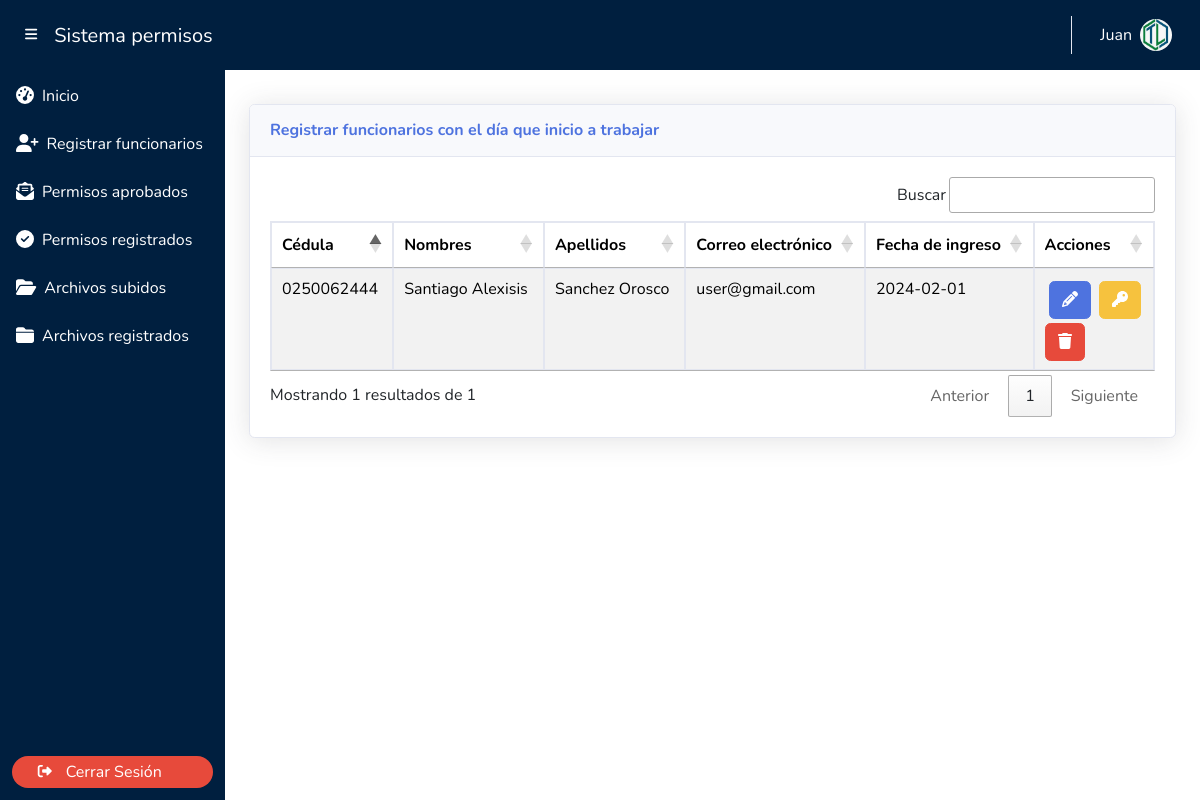
/talentoHumano/registrarFuncionario.php (signed in), run on the app's committed database.
### tables this page shows
CREATE TABLE `usuarios` (
  `id_usuarios` int(11) NOT NULL,
  `cedula` varchar(10) NOT NULL,
  `nombres` varchar(200) NOT NULL,
  `apellidos` varchar(200) NOT NULL,
  `email` varchar(250) NOT NULL,
  `usuario` varchar(250) NOT NULL,
  `contraseña` varchar(250) NOT NULL,
  `rol` varchar(400) NOT NULL,
  `fecha_ingreso` date DEFAULT NULL,
  `tiempo_trabajo` int(11) DEFAULT NULL
);

### funciones.php (called while the page is built, shortened)
<?php
function mostrarUsuarios($pdo,$id){
    try {
        $consuta_usuarios = "SELECT id_usuarios,cedula,nombres,apellidos,usuario,contraseña,email,rol,fecha_ingreso,tiempo_trabajo FROM usuarios WHERE id_usuarios <> :id_usuarios AND rol != 'admin'";
        $stmt = $pdo->prepare($consuta_usuarios);
        $stmt->execute([':id_usuarios'=>$id]);
        $resultados = $stmt->fetchAll(PDO::FETCH_ASSOC);
        return $resultados;
    }catch (PDOException $e) {
        return "Error de exención" .$e->getMessage();
    }finally {
        $pdo = null;
    }
}
?>

### talentoHumano/registrarFuncionario.php (the view, shortened to what this page needs)
<?php
$id_user = $_SESSION['id_usuarios'];
include_once("../plantilla/header.php")
?>
    <div class="container-fluid mt-5">
<?php
include_once "../funciones.php";
include_once "../conexion.php";
$resultados = mostrarUsuarios($pdo,$id_user);
?>
<div class="card shadow mb-4">
    <div class="card-header py-3">
        <h6 class="m-0 font-weight-bold text-primary">Registrar funcionarios con el día que inicio a trabajar</h6>
    </div>
    <div class="card-body">
        <div class="table-responsive">
            <table class="table table-bordered crud-table" id="tabla_admininstradores">
                <thead>
                    <tr>
                        <th>Cédula </th>
                        <th>Nombres</th>
                        <th>Apellidos</th>
                        <th>Correo electrónico </th>
                        <th>Fecha de ingreso</th>
                        <th class="exclude">Acciones</th>
                    </tr>
                </thead>
                <tbody>
                    <?php
                    if (empty($resultados)) {
                        echo "<script>alert('no ha datos registrados')</script>";
                    }else {
                        foreach ($resultados as $key => $valor){
                            $id_usuarios = $valor ["id_usuarios"];
                            $cedula_usuarios = $valor['cedula'];
                            $nombres_usuarios = $valor['nombres'];
                            $apellidos_usuarios = $valor['apellidos'];
                            $usuario = $valor['usuario'];
                            $clave = $valor['contraseña'];
                            $email_usuarios = $valor['email'];
                            $rol_usuarios = $valor['rol'];
                            $fecha_ingreso = $valor['fecha_ingreso'];
                            $tiempo_trabajo = $valor['tiempo_trabajo'];
                            if ($rol_usuarios == 'Funcionario') {
                    ?>
                    <tr>
                        <td>
                            <?= $cedula_usuarios ?>
                        </td>
                        <td>
                            <?= $nombres_usuarios ?>
                        </td>
                        <td>
                            <?= $apellidos_usuarios ?>
                        </td>
                        <td>
                            <?= $email_usuarios ?>
                        </td>
                        <td>
                            <?= $fecha_ingreso ?>
                        </td>
                        <td>
                            <button class="btn btn-primary m-1" title="Editar datos del usuario"
                                data-toggle="modal" data-target="#Editar_datos" data-id="<?= $id_usuarios ?>" data-cedula="<?= $cedula_usuarios?>" data-name="<?= $nombres_usuarios ?>" data-lastname="<?= $apellidos_usuarios ?>" data-user="<?= $usuario ?>" data-password="<?= $clave ?>" data-email="<?= $email_usuarios ?>"
                                data-fecha_ingreso="<?= $fecha_ingreso ?>" data-tiempo_trabajo="<?= $tiempo_trabajo ?>" onclick="cargarDatos(this)">
                                <i class="fa-solid fa-pencil"></i>
                            </button>
                            <button class="btn btn-warning" title="Recuperar contraseña" data-toggle="modal"
                                data-target="#Recuperar" data-id="<?= $id_usuarios ?>" onclick="recuperar(this)">
                                <i class="fa-solid fa-key"></i>
                            </button>
                            <button class="btn btn-danger" title="Eliminar" data-toggle="modal"
                                data-target="#Eliminar" data-id="<?= $id_usuarios ?>" onclick="eliminar(this)">
                                <i class="fas fa-trash"></i>
                            </button>
                        </td>
                    </tr>
                    <?php
                            }
                        };
                    }
                    ?>
                </tbody>
            </table>
        </div>
    </div>
</div>
</div>
<?php
include_once("../plantilla/footer.php")
?>

### data on the page
usuarios: cedula "0250062444", nombres "Santiago Alexisis", apellidos "Sanchez Orosco", email "user@gmail.com", fecha_ingreso "2024-02-01"

### other printed values
$nombre "Juan"
